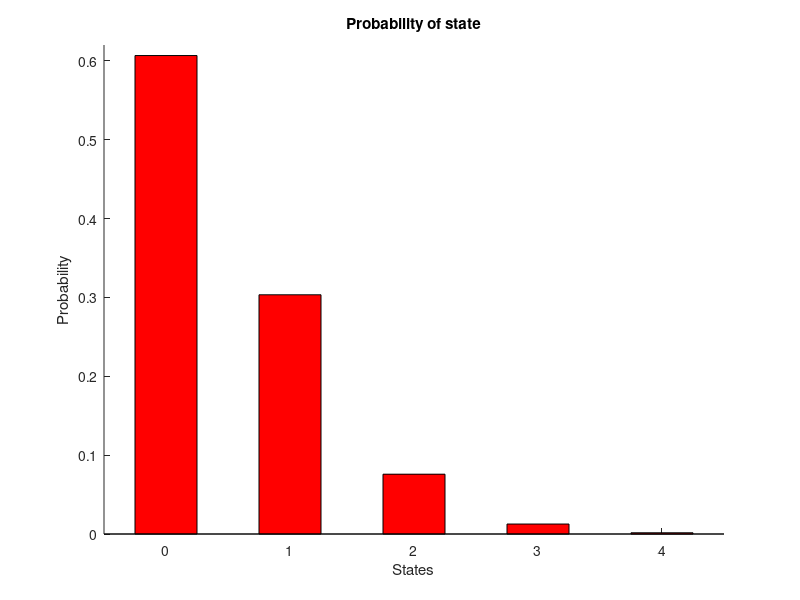
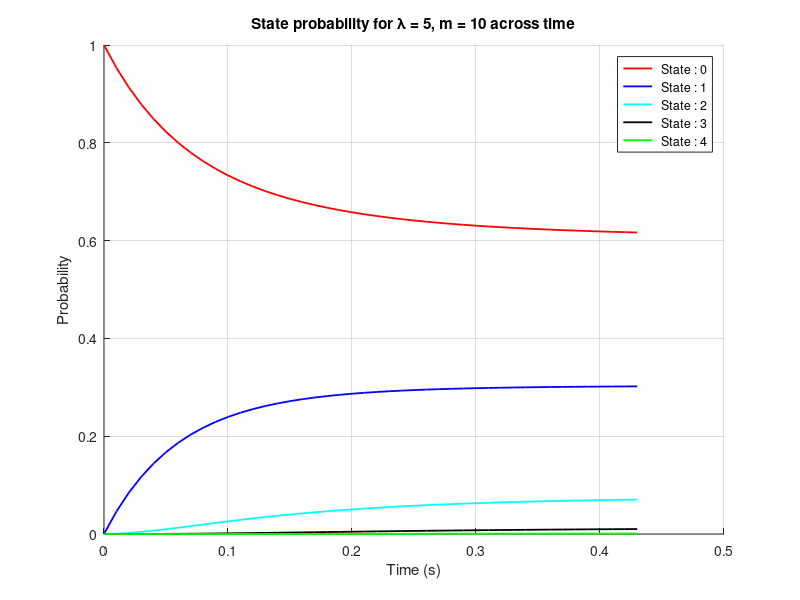

The MATLAB source for these figures, in order:
pkg load statistics
pkg load queueing

clc;
clear all;
close all;

lambda = 5;
m = 10;
states = [0, 1, 2, 3, 4]; 
initial_state = [1, 0, 0, 0, 0];

births = lambda ./ (1+states) (:,[1:4]);
deaths = [m, m, m, m];

#PART B
# I)
display("Part I:");
transition_matrix = ctmcbd(births, deaths);
display(transition_matrix);

# II)
display("Part II:");
Prob = ctmc(transition_matrix);
display(Prob);

figure(1);
hold on;
bar(states, Prob, "r", 0.5);
title("Probability of state");
xlabel("States");
ylabel("Probability");
axis([-0.5 4.5 0 0.62]);
hold off;

# III)
display("Part III:");
avrg = sum(Prob.*states);
display(strcat("Average number = " , num2str(avrg)));
display(" ");

# IV)
display("Part IV:");
display(strcat("Blocking Probability = " , num2str(Prob(5))));
display(" ");

# V)
display("Part V:")
index = 0;
for T = 0 : 0.01 : 60
  index = index + 1;
  P0 = ctmc(transition_matrix, T, initial_state);
  Prob0(index) = P0(1);
  Prob1(index) = P0(2);
  Prob2(index) = P0(3);
  Prob3(index) = P0(4);
  Prob4(index) = P0(5);
  if (P0 - Prob) < 0.01
    break;
  endif
endfor

T = 0 : 0.01 : T;
figure(2);
hold on;
plot(T, Prob0, "r", "linewidth", 1.3);
plot(T, Prob1, "b", "linewidth", 1.3);
plot(T, Prob2, "c", "linewidth", 1.3);
plot(T, Prob3, "k", "linewidth", 1.3);
plot(T, Prob4, "g", "linewidth", 1.3);
title("State probability for \\lambda = 5, m = 10 across time");
xlabel("Time (s)");
ylabel("Probability");
axis([0 0.5]);
legend (" State : 0"," State : 1"," State : 2"," State : 3"," State : 4");
grid on;
hold off;
